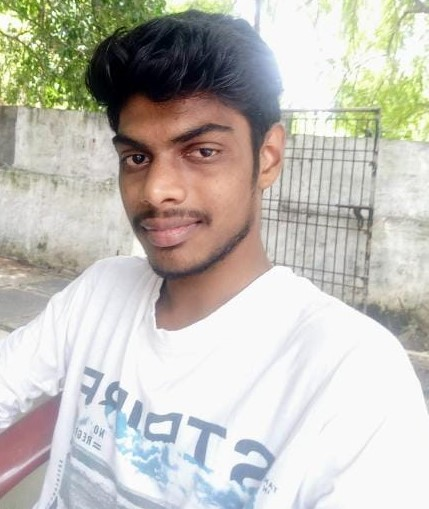
#> input picture pythonProject/pythonProject/cartoon/mypic.jpeg, 429 x 509 px
$ python main.py
#> lines starting #> are read from the running program, lines starting #| are printed output that depends on the picture; after the words box and inside, x2 and y2 are one past the last pixel; in counts of white or black regions, pixels touching at a corner belong together
import cv2
import numpy as np

# reading image ![](img.png)
img = cv2.imread("mypic.jpeg")
#> img is the input picture: shape (509, 429, 3); mean B, G, R 183.7, 191.1, 194.2

# Edges
gray = cv2.cvtColor(img, cv2.COLOR_BGR2GRAY)
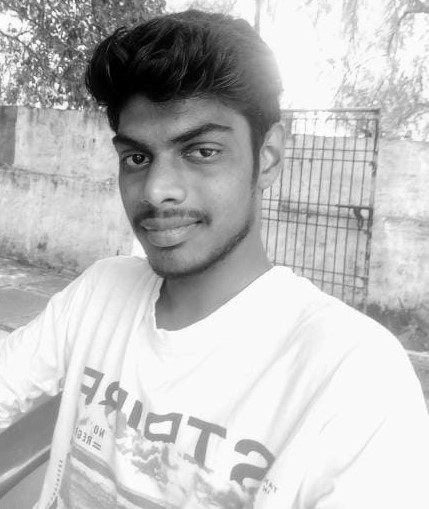
#> gray: shape (509, 429); min 0, max 255, mean 191.2
gray = cv2.medianBlur(gray, 5)
edges = cv2.adaptiveThreshold(gray, 206, cv2.ADAPTIVE_THRESH_MEAN_C,
                              cv2.THRESH_BINARY, 13, 14)
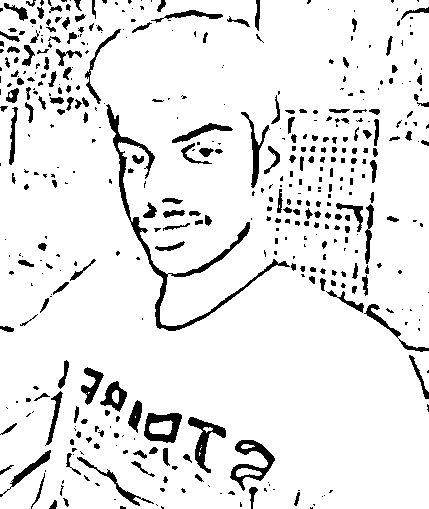
#> edges: shape (509, 429); values 0 (black) and 206 (white), 91.1% white; 451 black regions (246 under 20 px), largest, box (x1, y1, x2, y2) and area: (106, 104, 290, 331) 2455, (230, 440, 275, 491) 754, (188, 417, 226, 473) 661

# Cartoonization
color = cv2.bilateralFilter(img, 150, 255, 255)
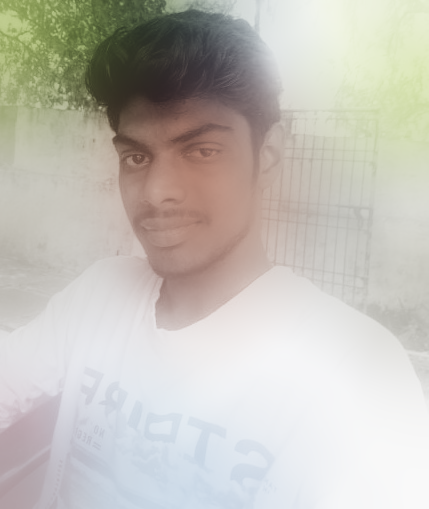
#> color: shape (509, 429, 3); mean B, G, R 184.7, 192.2, 195.3
cartoon = cv2.bitwise_and(color, color, mask=edges)
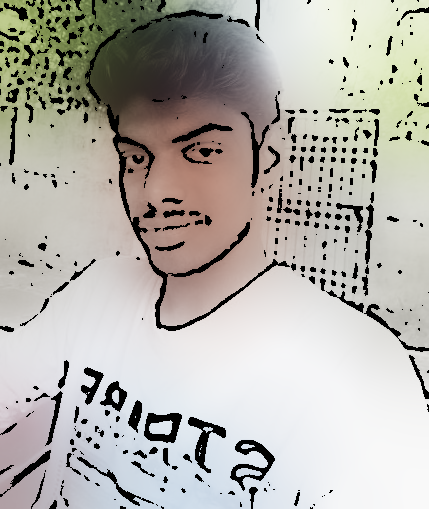
#> cartoon: shape (509, 429, 3); mean B, G, R 170.3, 176.8, 179.6

cv2.imshow("Image", img)
cv2.imshow("edges", edges)
cv2.imshow("Cartoon", cartoon)
cv2.waitKey(0)
cv2.destroyAllWindows()
